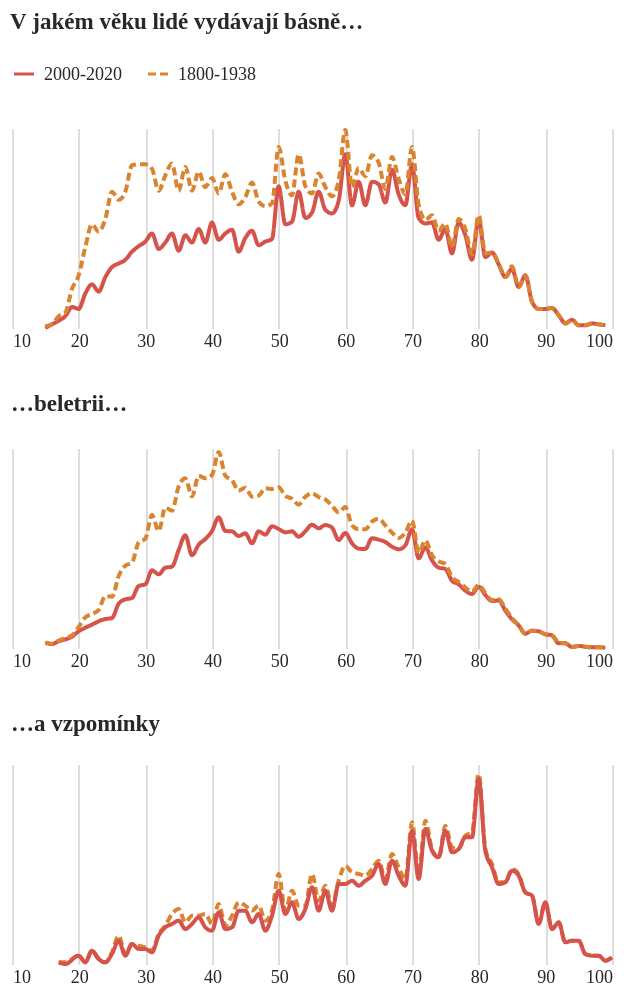

Notebook cell for this chart:
### Code cell
alt.vconcat(tvar1, tvar2, tvar3, title=alt.Title("V jakém věku lidé vydávají básně…")).resolve_scale(x='shared').configure_view(stroke='transparent')

### Figure 1 — Vega-Lite specification as saved in the notebook (floating-point values rounded to 4 significant figures; data arrays with more than 128 entries replaced by an {"elided": "..."} marker saying what was removed)
{"config": {"title": {"font": "Noticia Text", "fontSize": 11.5, "anchor": "start", "lineHeight": 19, "fontWeight": "bolder", "subtitleFont": "Noticia Text", "subtitleFontSize": 10, "subtitleLineHeight": 15, "subtitlePadding": 10, "dy": -10, "color": "#292829", "subtitleColor": "#292829"}, "axis": {"labelFont": "Asap", "titleFont": "Asap", "fontWeight": "lighter", "titleFontWeight": "lighter", "labelFontSize": 9, "titleFontSize": 9, "labelPadding": 2, "titlePadding": 9, "domainOpacity": 0, "tickColor": "#DCDDD6", "labelColor": "#292829"}, "legend": {"labelFont": "Asap", "labelFontWeight": "normal", "titleFont": "Asap", "titleFontWeight": "normal", "labelFontSize": 9, "titleFontSize": 9, "labelColor": "#292829"}, "view": {"stroke": "transparent"}}, "vconcat": [{"data": {"name": "data-ed287fb22eea642641d7d61575ab77f3"}, "mark": {"type": "line", "interpolate": "monotone"}, "encoding": {"color": {"field": "obdobi", "legend": {"orient": "top", "title": null}, "scale": {"range": ["#D6534B", "#DB842F"]}, "sort": ["2000-2020", "1800-1838"], "type": "nominal"}, "strokeDash": {"field": "obdobi", "legend": null, "sort": ["2000-2020", "1800-1838"], "type": "nominal"}, "x": {"axis": {"domain": false, "tickSize": 0, "title": null}, "field": "vek", "type": "quantitative"}, "y": {"axis": null, "field": "len", "stack": "zero", "type": "quantitative"}}, "height": 100, "width": 300}, {"data": {"name": "data-53b12199e3757dd8870226b106510378"}, "mark": {"type": "line", "interpolate": "monotone"}, "encoding": {"color": {"field": "obdobi", "legend": null, "scale": {"range": ["#D6534B", "#DB842F"]}, "sort": ["2000-2020", "1800-1838"], "type": "nominal"}, "strokeDash": {"field": "obdobi", "legend": null, "sort": ["2000-2020", "1800-1838"], "type": "nominal"}, "x": {"axis": {"domain": false, "tickSize": 0, "title": null}, "field": "vek", "type": "quantitative"}, "y": {"axis": null, "field": "len", "stack": "zero", "type": "quantitative"}}, "height": 100, "title": "…beletrii…", "width": 300}, {"data": {"name": "data-089207b39f732621216bbff18fc9dd16"}, "mark": {"type": "line", "interpolate": "monotone"}, "encoding": {"color": {"field": "obdobi", "legend": null, "scale": {"range": ["#D6534B", "#DB842F"]}, "sort": ["2000-2020", "1800-1838"], "type": "nominal"}, "strokeDash": {"field": "obdobi", "legend": null, "sort": ["2000-2020", "1800-1838"], "type": "nominal"}, "x": {"axis": {"domain": false, "tickSize": 0, "title": null}, "field": "vek", "type": "quantitative"}, "y": {"axis": null, "field": "len", "stack": "zero", "type": "quantitative"}}, "height": 100, "title": "…a vzpomínky", "width": 300}], "resolve": {"scale": {"x": "shared"}}, "title": {"text": "V jakém věku lidé vydávají básně…"}, "$schema": "https://vega.github.io/schema/vega-lite/v5.8.0.json", "datasets": {"data-ed287fb22eea642641d7d61575ab77f3": {"elided": "152 records"}, "data-53b12199e3757dd8870226b106510378": {"elided": "158 records"}, "data-089207b39f732621216bbff18fc9dd16": {"elided": "142 records"}}}
